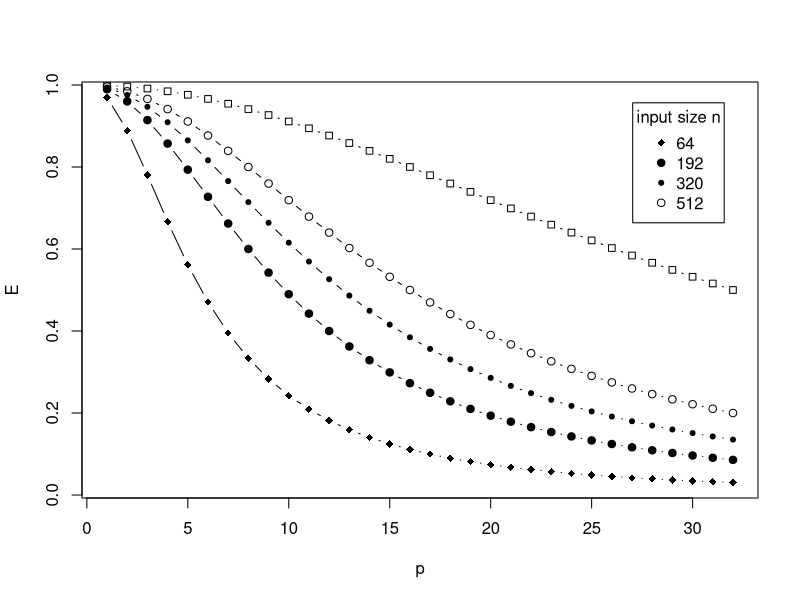

The R script that drew this image:
computeEff <- function(n) {
	p <- c(1:32)

	Ts <- n
	# change this to reflect the 
	# parallel complexity
	Tp <- n/p + 2*p
	To <- p*Tp - Ts
	
	E <- 1 / (1 + To / Ts)
}

plot(computeEff(64), type='b', pch=18, xlab="p", ylab="E")
legend("topright", inset=.05, title="input size n",
   c("64","192","320", "512"), pch=18:21)
lines(computeEff(192), type='b', pch=19)
lines(computeEff(320), type='b', pch=20)
lines(computeEff(512), type='b', pch=21)
lines(computeEff(2048), type='b', pch=22)
